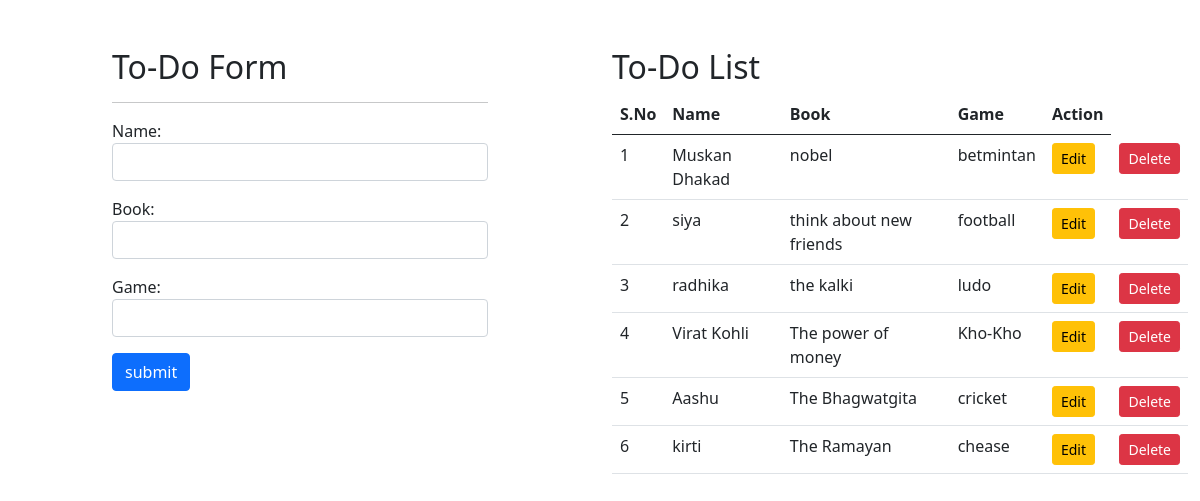
The page / on the database its author committed.
### crudapp/models.py (models this page shows)
class CrudModel(models.Model):
    name = models.CharField(max_length=40)
    book = models.CharField(max_length=50)
    game = models.CharField(max_length=50)

### crudapp/views.py (the view)
# urls.py: path('',views.create,name="create"),
def create(request):
    if request.method == "POST":
        fm = CrudForm(request.POST)
        if fm.is_valid():
            name= fm.cleaned_data['name']
            book=fm.cleaned_data['book']
            game=fm.cleaned_data['game']
            det = CrudModel(name=name,book=book,game=game)
            det.save()
            fm = CrudForm()
    else :
        fm = CrudForm()
    cd = CrudModel.objects.all()
    return render(request,'create.html',{'form':fm,'cru':cd})

### crudapp/forms.py
class CrudForm(forms.ModelForm):
    class Meta:
     model = CrudModel
     fields = ['name','book','game']
     widgets =  {'name':forms.TextInput(attrs={'class':'form-control'}),
                    'book':forms.TextInput(attrs={'class':'form-control'}),
                    'game':forms.TextInput(attrs={'class':'form-control'})}

### crudapp/templates/create.html (shortened to what this page needs)
{% extends "base.html" %}
{% block content %}
<div class="container-fluid my-5">
    <div class="row my-4">
        <div class="col-sm-4 offset-sm-1">
            <h2> To-Do Form </h2>
            <hr>
       <form method="POST" action="">
        {{form.as_p}}
        <input type="submit" class="btn btn-primary" value="submit">
             </form>
        </div>
           <div class="col-sm-6 offset-sm-1 ">
            <table class="table table-hover">
                <thead>
                    <h2 > To-Do List</h2>
                  <tr>
                    <th scope="col">S.No</th>
                    <th scope="col">Name</th>
                    <th scope="col">Book</th>
                    <th scope="col">Game</th>
                    <th scope="col">Action</th>
                  </tr>
                </thead>
                <tbody>
                {% for c in cru %}
                  <tr>
                    <td>{{forloop.counter}}</td>
                    <td>{{c.name}}</td>
                    <td>{{c.book}}</td>
                    <td>{{c.game}}</td>
                    <td><a href="{% url 'update' c.id %}" class="btn btn-warning btn-sm">Edit</a></td>
                    <td><a href="{% url 'delete' c.id %}" class="btn btn-danger btn-sm">Delete</a></td>
                  </tr>
                {% endfor %}
              </table>
            </div>
           </div>
        </div>
{% endblock %}

### crudapp/templates/base.html (shortened to what this page needs)
<!doctype html>
<html lang="en">
  <head>
    <link href="https://cdn.jsdelivr.net/npm/bootstrap@5.0.2/dist/css/bootstrap.min.css" rel="stylesheet">
  </head>
  <body>
{% block content %}
{% endblock%}
  </body>
</html>

### rows shown on the page
CrudModel: name "Muskan Dhakad", book "nobel", game "betmintan"
CrudModel: name "siya", book "think about new friends", game "football"
CrudModel: name "radhika", book "the kalki", game "ludo"
CrudModel: name "Virat Kohli", book "The power of money", game "Kho-Kho"
CrudModel: name "Aashu", book "The Bhagwatgita", game "cricket"
CrudModel: name "kirti", book "The Ramayan", game "chease"
